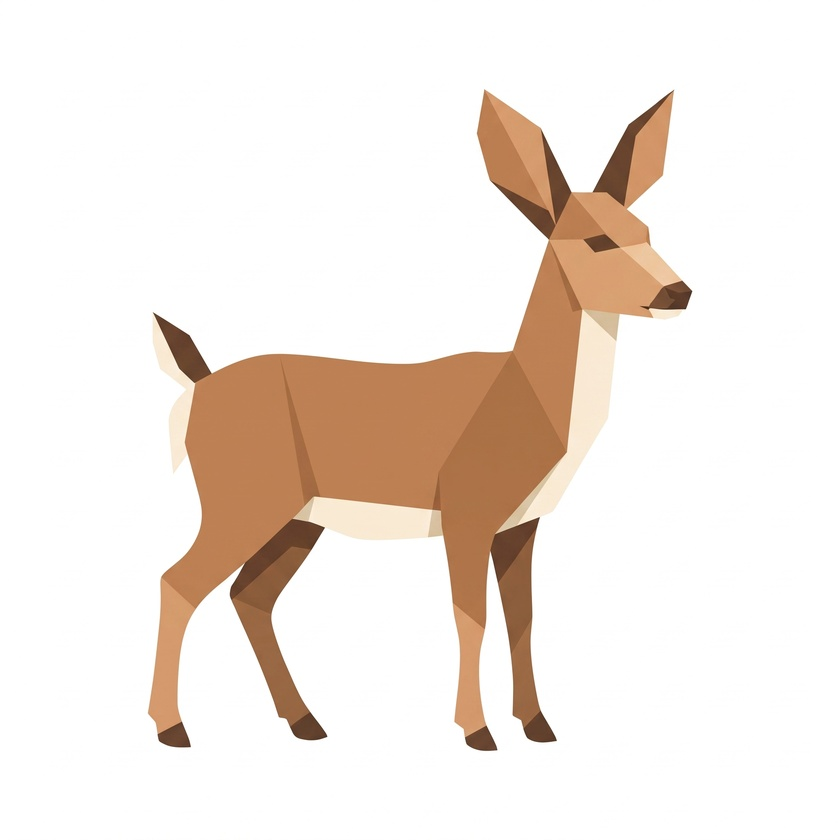
#> input picture puppet-refs/style-reference-origami-doe.jpg, 840 x 840 px, shrunk from 2048 x 2048 before the run
$ python trace3.py ../style-reference-origami-doe.jpg ../deer-standing-reference.png 3
#> lines starting #> are read from the running program, lines starting #| are printed output that depends on the picture; after the words box and inside, x2 and y2 are one past the last pixel; in counts of white or black regions, pixels touching at a corner belong together
# Trace a flat-colour origami PNG into layered polygons (base silhouette + colour regions on top).
# Output JSON: {size, bbox, fills:[hex...], layers:[{fill:i, geom: WKT}]}
import cv2, numpy as np, json, sys
from sklearn.cluster import KMeans
from shapely.geometry import Polygon, MultiPolygon
from shapely.ops import unary_union
from shapely.validation import make_valid
from shapely import wkt
src, out = sys.argv[1], sys.argv[2]
K = int(sys.argv[3]) if len(sys.argv) > 3 else 7
rgb = cv2.cvtColor(cv2.imread(src), cv2.COLOR_BGR2RGB).astype(float)
H, W = rgb.shape[:2]
#> H = 840; W = 840
nw = np.linalg.norm(rgb - 255, axis=2) > 22
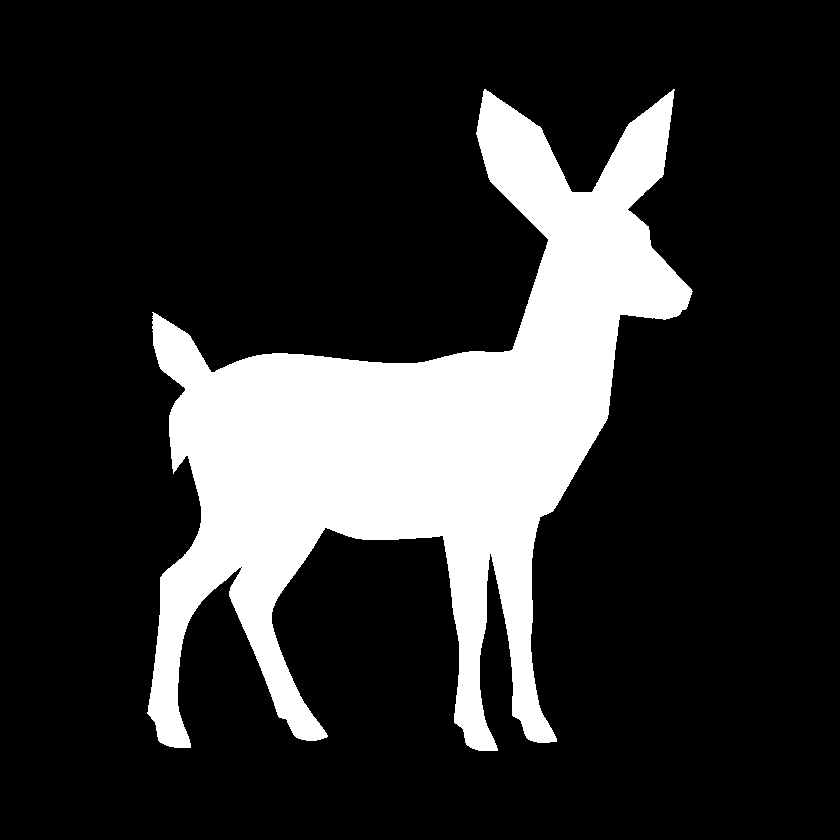
#> nw: shape (840, 840) bool; 18.9% white; 1 white region, box (x1, y1, x2, y2) and area: (147, 89, 693, 751) 133445
km = KMeans(K, n_init=4, random_state=0).fit(rgb[nw][::15])
cnt = np.bincount(km.labels_, minlength=K); order = np.argsort(-cnt)
#> after `cnt = np.bincount(km.labels_, minlength=K)`: cnt = [1382, 1155, 6360]
#> after `order = np.argsort(-cnt)`: order = [2, 0, 1]
P = km.cluster_centers_[order]
#> P = [[189.4, 130.7, 87.26], [119, 79.18, 52.99], [243.3, 225.1, 202]]
d = np.stack([np.linalg.norm(rgb - c, axis=2) for c in P], 2)
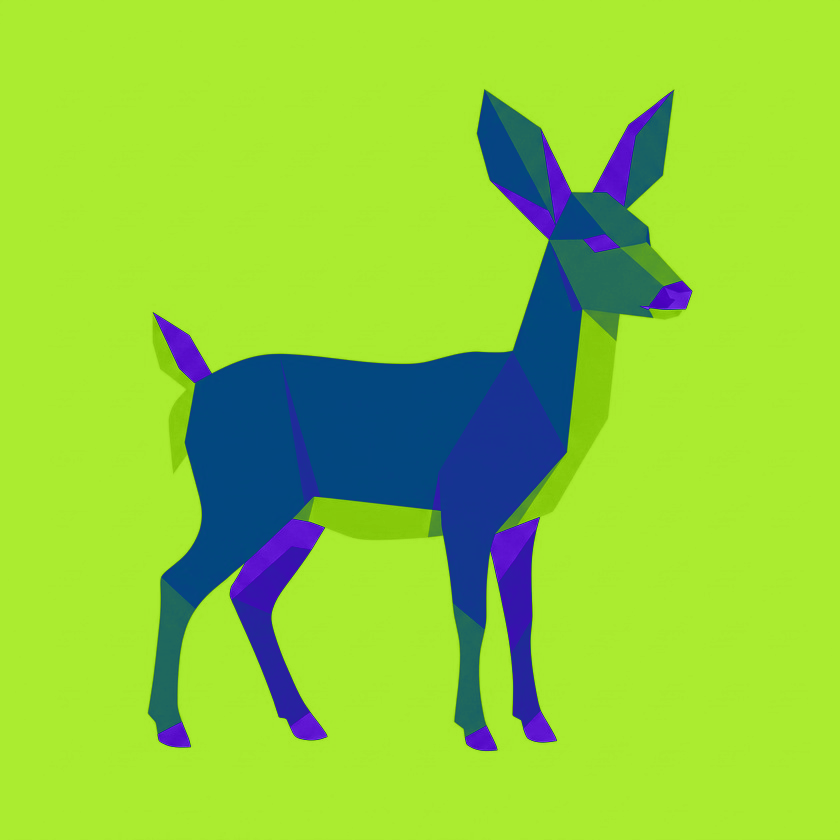
#> d: shape (840, 840, 3) float64; mean R, G, B 186.4, 262.9, 79.1; drawn with min black and max white
lab = d.argmin(2); dmin = d.min(2); dwhite = np.linalg.norm(rgb - 255, axis=2)
#> after `lab = d.argmin(2)`:
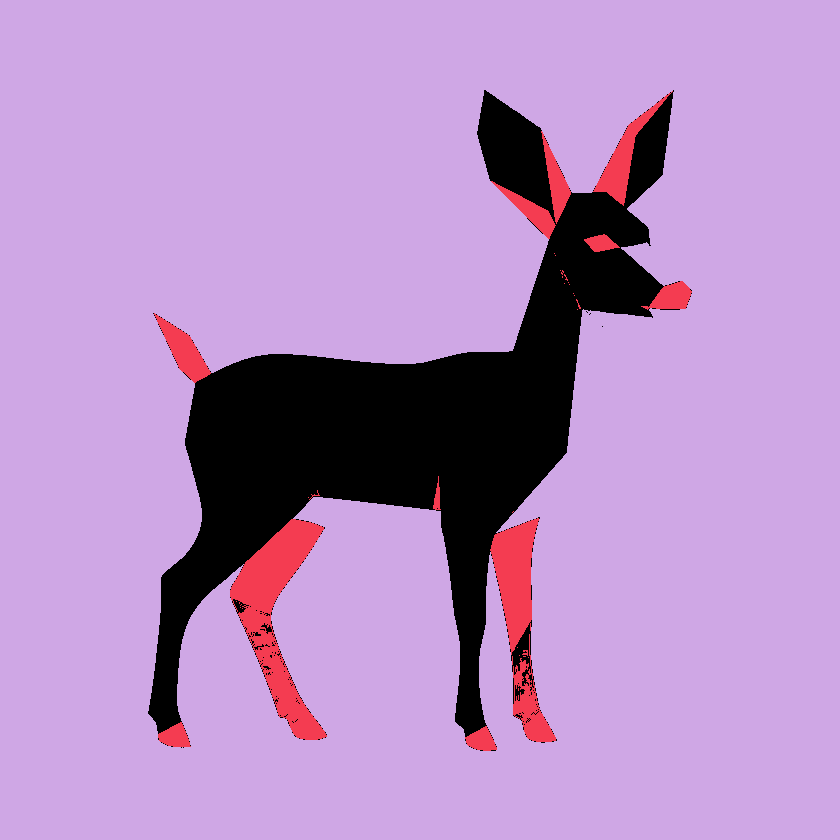
#> lab: shape (840, 840) int64; 3 distinct labels, from 0 to 2; one colour per label, 0 black
#> after `dmin = d.min(2)`:
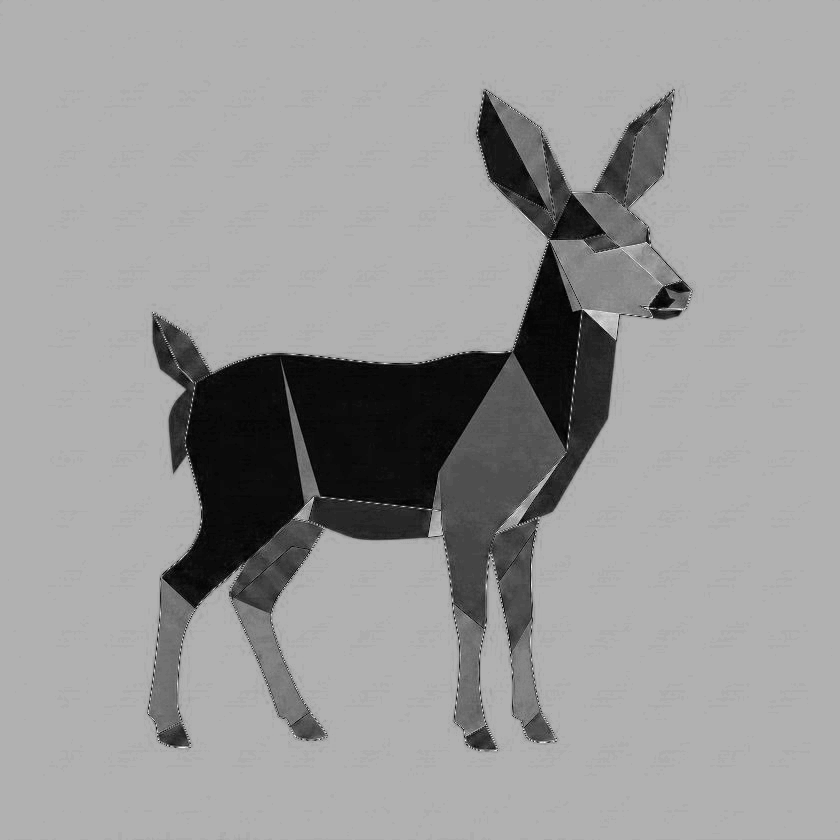
#> dmin: shape (840, 840) float64; min 0.184, max 88.95, mean 53.8; drawn with min black and max white
sil = ((dwhite > 18) & (dmin < dwhite)).astype(np.uint8)
#> sil: shape (840, 840); values 0 (black) and 1 (white), 18.8% white; 1 white region, box (x1, y1, x2, y2) and area: (148, 89, 693, 751) 132950
sil = cv2.morphologyEx(sil, cv2.MORPH_OPEN, np.ones((3, 3), np.uint8))
#> sil: shape (840, 840); values 0 (black) and 1 (white), 18.8% white; 1 white region, box (x1, y1, x2, y2) and area: (148, 90, 692, 751) 132928
sil = cv2.morphologyEx(sil, cv2.MORPH_CLOSE, np.ones((5, 5), np.uint8))
#> sil: shape (840, 840); values 0 (black) and 1 (white), 18.9% white; 1 white region
lab = np.where(sil > 0, lab, -1)
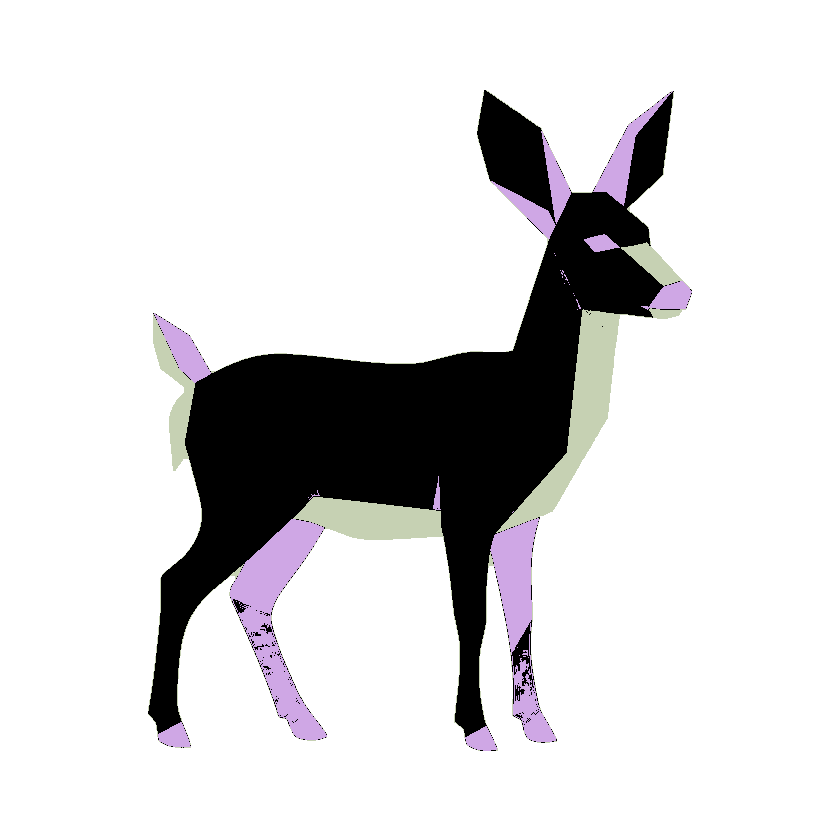
#> lab: shape (840, 840) int64; 4 distinct labels, from -1 to 2; one colour per label, 0 black, -1 white
lab = cv2.medianBlur((lab + 1).astype(np.uint8), 7).astype(int) - 1
#> lab: shape (840, 840) int64; 4 distinct labels, from -1 to 2
lab = np.where(sil > 0, np.maximum(lab, 0), -1)
#> lab: shape (840, 840) int64; 4 distinct labels, from -1 to 2

IS_BASE=[False]
def geom(mask, eps, minarea):
#> called with eps = 1.2, minarea = 200
    cs, hier = cv2.findContours(mask.astype(np.uint8), cv2.RETR_CCOMP, cv2.CHAIN_APPROX_NONE)
#> cs = 1 contour; box (x1, y1, x2, y2) and area: (148, 90, 692, 751) 131344
    if hier is None: return None
    hier = hier[0]; polys = []
    for i, c in enumerate(cs):
        if hier[i][3] != -1 or cv2.contourArea(c) < minarea: continue
        outer = cv2.approxPolyDP(c, eps, True).reshape(-1, 2)
        if len(outer) < 3: continue
        holes = []
        j = hier[i][2]
        while j != -1:
            if cv2.contourArea(cs[j]) >= minarea:
                h = cv2.approxPolyDP(cs[j], eps, True).reshape(-1, 2)
                if len(h) >= 3: holes.append(h)
            j = hier[j][0]
        p = make_valid(Polygon(outer, holes))
        # drop antialias slivers: thin strips along outlines (mean width under ~7 px)
        if p.length > 0 and 2 * p.area / p.length < 3.5 and not IS_BASE[0]: continue
        polys.append(p)
#> this loop made 1 pass
#> after the loop, polys = 1 item
    return unary_union(polys) if polys else None

IS_BASE[0]=True
base = geom(sil > 0, 1.2, 200)
IS_BASE[0]=False
layers = [{'fill': 0, 'geom': base.wkt}]
counts = np.bincount(lab[lab >= 0].ravel(), minlength=K)
#> counts = [96563, 21442, 15066]
for i in np.argsort(-counts):
    if i == 0: continue
    m = cv2.morphologyEx((lab == i).astype(np.uint8), cv2.MORPH_OPEN, np.ones((3, 3), np.uint8))
    g = geom(m, 1.6, 60)
    if g is not None and not g.is_empty: layers.append({'fill': int(i), 'geom': g.intersection(base.buffer(1)).wkt})
#> this loop made 3 passes
#> pass 3, `m = cv2.morphologyEx((lab == i).astype(np.uint8), cv2.MORPH_OPEN, np.o..`:
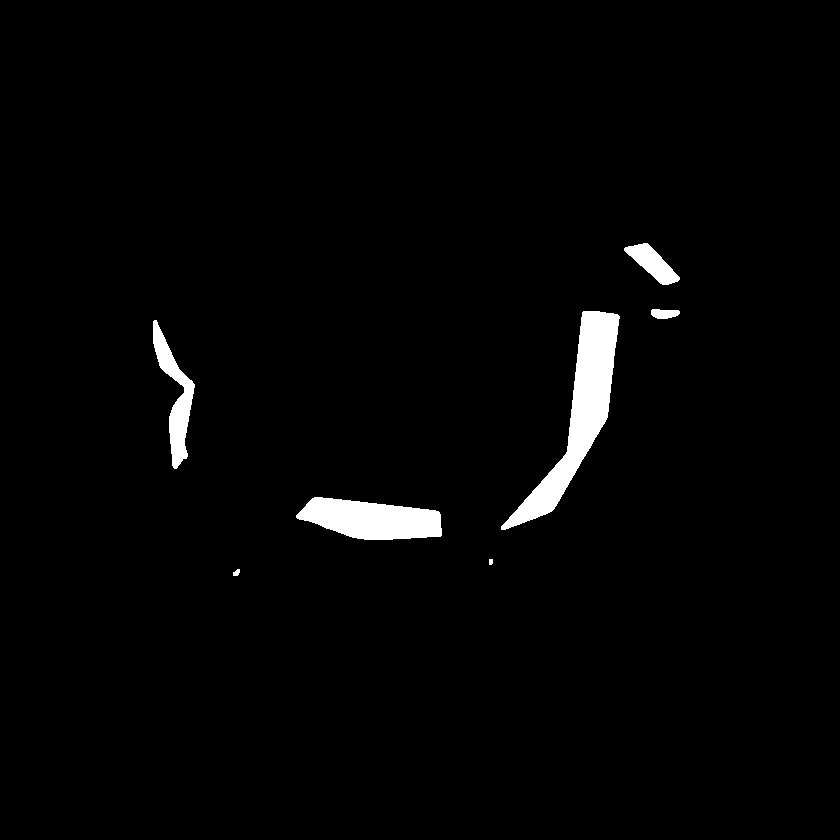
#> m: shape (840, 840); values 0 (black) and 1 (white), 2.1% white; 7 white regions, largest, box (x1, y1, x2, y2) and area: (501, 311, 620, 530) 7117, (296, 497, 442, 540) 4419, (153, 320, 195, 469) 2167
#> after the loop, layers = 3 items
fills = ['#%02x%02x%02x' % tuple(int(round(v)) for v in c) for c in P]
#> fills = ['#bd8357', '#774f35', '#f3e1ca']
json.dump({'size': [W, H], 'bbox': [round(v) for v in base.bounds], 'fills': fills, 'layers': layers}, open(out, 'w'))
print(out, fills, [round(v) for v in base.bounds])
#| ../deer-standing-reference.png ['#bd8357', '#774f35', '#f3e1ca'] [148, 90, 691, 750]
